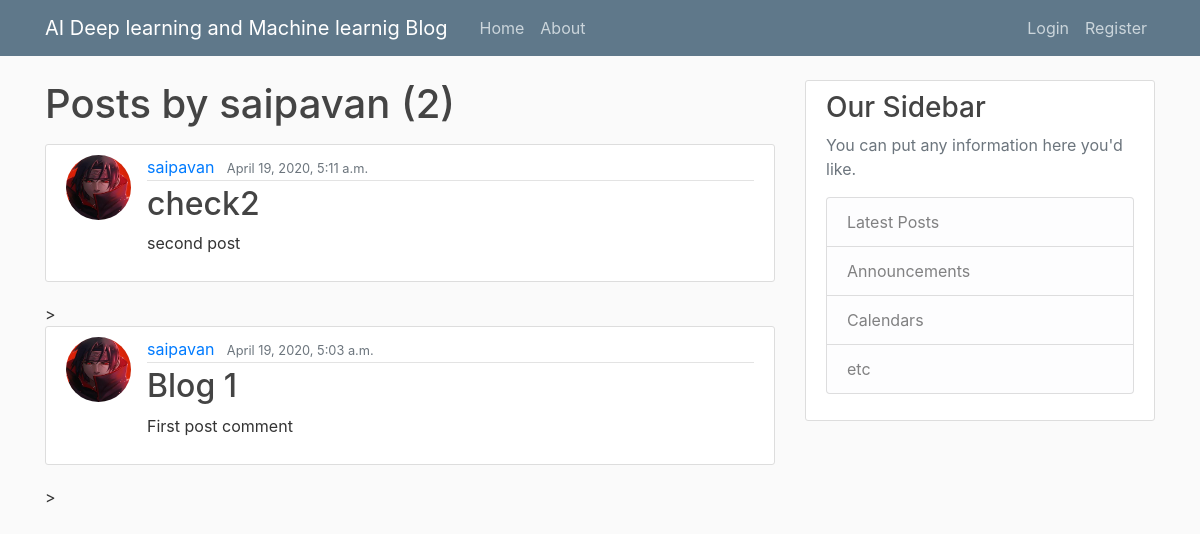
/user/saipavan, run on an earlier commit of the app's database.
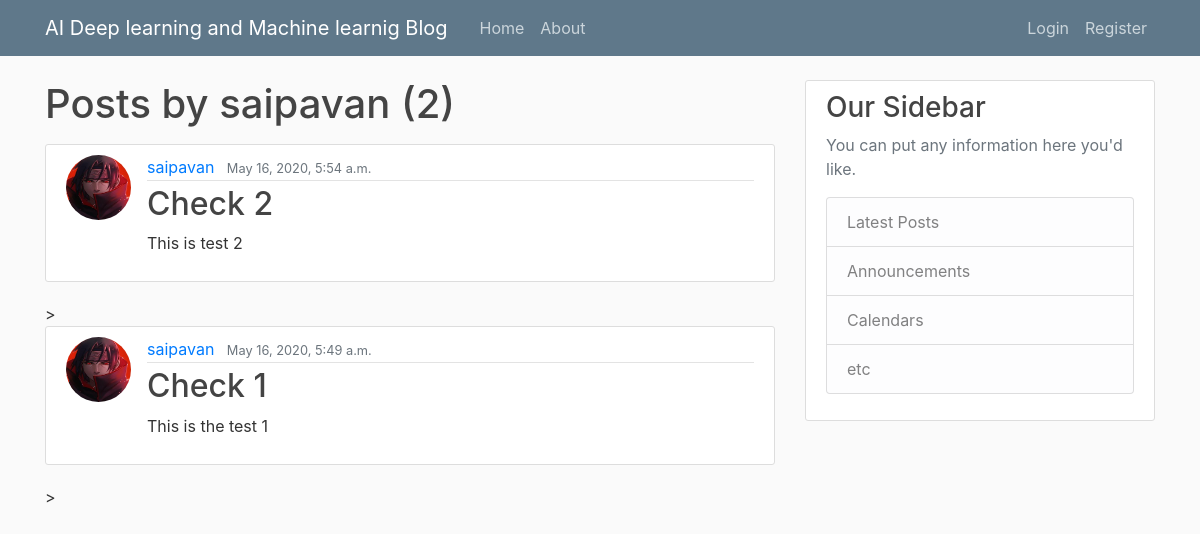
And on a later commit of the database.
### blog/models.py (models this page shows, shortened)
class Post(models.Model):
    title = models.CharField(max_length = 150)
    content = models.TextField()
    date_posted = models.DateTimeField(default=timezone.now)
    author = models.ForeignKey(User, on_delete=models.CASCADE)

### users/models.py (models this page shows, shortened)
class Profile(models.Model):
    user  = models.OneToOneField(User, on_delete = models.CASCADE)
    image = models.ImageField(default='default.jpg', upload_to='profile_pics')

### blog/views.py (the view, shortened to what this page needs)
# urls.py: path('user/<str:username>', UserPostListView.as_view(), name='user-posts'),
class UserPostListView(ListView):
    model = Post
    template_name = 'blog/user_posts.html'  # <app>/<model>_<viewtype>.html
    context_object_name = 'posts'
    ordering = ['-date_posted']
    paginate_by = 5

### blog/templates/blog/user_posts.html (shortened to what this page needs)
{% extends "blog/base.html" %}
{% block content %}
    <h1 class="mb-3">Posts by {{ view.kwargs.username }} ({{  page_obj.paginator.count }})</h1>
    {% for post in posts %}
    <article class="media content-section">
      <img class="rounded-circle article-img"  src="{{ post.author.profile.image.url }}" >
        <div class="media-body">
          <div class="article-metadata">
            <a class="mr-2" href="{% url 'user-posts' post.author.username %}">{{ post.author }}</a>
            <small class="text-muted">{{ post.date_posted }}</small>
          </div>
          <h2><a class="article-title" href="{% url 'post-detail' post.id %}">{{ post.title }}</a></h2>
          <p class="article-content">{{ post.content }}</p>
        </div>
      </article>>
    {% endfor %}
{% endblock content %}

What changed in the data, as far as the page shows it:
removed Post: author.profile.image (picture), author "saipavan", date_posted "April 19, 2020, 5:11 a.m.", title "check2", content "second post"
removed Post: author.profile.image (picture), author "saipavan", date_posted "April 19, 2020, 5:03 a.m.", title "Blog 1", content "First post comment"
added Post: author.profile.image (picture), author "saipavan", date_posted "May 16, 2020, 5:54 a.m.", title "Check 2", content "This is test 2"
added Post: author.profile.image (picture), author "saipavan", date_posted "May 16, 2020, 5:49 a.m.", title "Check 1", content "This is the test 1"
